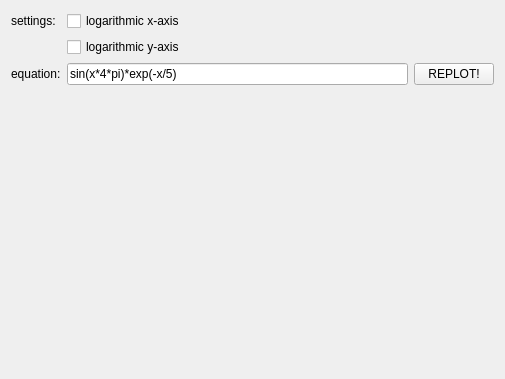
<?xml version="1.0" encoding="UTF-8"?>
<ui version="4.0">
 <class>FormWithJKQtPlotter</class>
 <widget class="QWidget" name="FormWithJKQtPlotter">
  <property name="geometry">
   <rect>
    <x>0</x>
    <y>0</y>
    <width>505</width>
    <height>379</height>
   </rect>
  </property>
  <property name="windowTitle">
   <string>Form</string>
  </property>
  <layout class="QGridLayout" name="gridLayout">
   <item row="2" column="0">
    <widget class="QLabel" name="label">
     <property name="text">
      <string>equation:</string>
     </property>
    </widget>
   </item>
   <item row="2" column="1">
    <widget class="QLineEdit" name="edtEquation">
     <property name="text">
      <string>sin(x*4*pi)*exp(-x/5)</string>
     </property>
    </widget>
   </item>
   <item row="2" column="2">
    <widget class="QPushButton" name="btnReplot">
     <property name="text">
      <string>REPLOT!</string>
     </property>
    </widget>
   </item>
   <item row="3" column="0" colspan="3">
    <widget class="JKQtPlotter" name="plot" native="true"/>
   </item>
   <item row="1" column="1">
    <widget class="QCheckBox" name="chkLogY">
     <property name="text">
      <string>logarithmic y-axis</string>
     </property>
    </widget>
   </item>
   <item row="0" column="1">
    <widget class="QCheckBox" name="chkLogX">
     <property name="text">
      <string>logarithmic x-axis</string>
     </property>
    </widget>
   </item>
   <item row="0" column="0">
    <widget class="QLabel" name="label_2">
     <property name="text">
      <string>settings:</string>
     </property>
    </widget>
   </item>
  </layout>
 </widget>
 <customwidgets>
  <customwidget>
   <class>JKQtPlotter</class>
   <extends>QWidget</extends>
   <header>jkqtplotter/jkqtplotter.h</header>
   <container>1</container>
  </customwidget>
 </customwidgets>
 <resources/>
 <connections/>
</ui>
